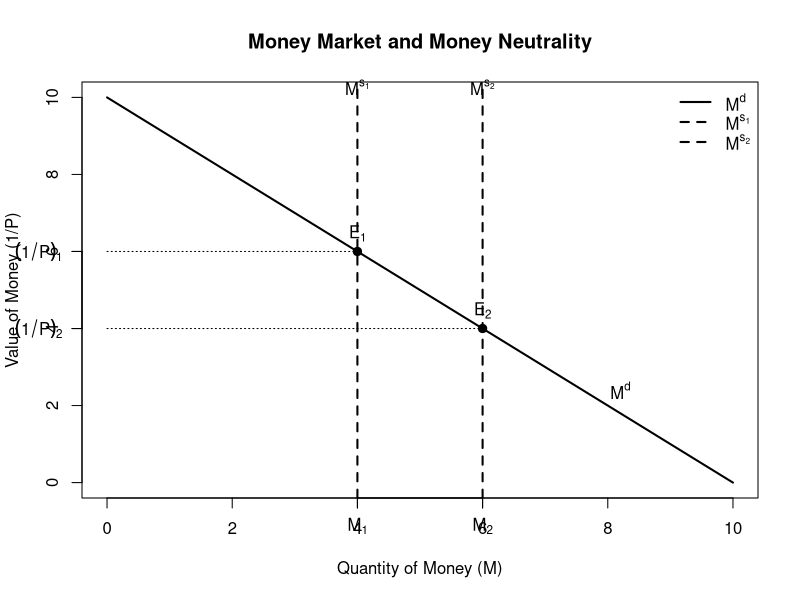

R code for this plot:
## ---- chunk 1
#| label: fig-money-neutrality
#| fig-cap: "Money market equilibrium determines the value of money (1/P). Money demand (Md) slopes downward in 1/P and money supply (Ms) is fixed exogenously. An increase in money supply from M1 to M2 shifts Ms rightward, lowering the equilibrium value of money from (1/P)1 to (1/P)2 (equivalently, raising P)."
#| fig-alt: "Money market diagram with downward-sloping money demand in 1/P and vertical money supply shifting right from M1 to M2, reducing 1/P."
#| fig-width: 7
#| fig-height: 4.8

# Base R textbook-style diagram (no external packages)

# Money demand: (1/P) = a - b*M  (downward sloping)
a <- 10
b <- 1

# Money supplies
M1 <- 4
M2 <- 6

# Range for plotting
Mmax <- 10
M <- seq(0, Mmax, length.out = 400)
val_money <- a - b*M

# Equilibria (intersections with Md)
V1 <- a - b*M1   # (1/P)1
V2 <- a - b*M2   # (1/P)2

# Plot demand curve
plot(
  x = M, y = val_money, type = "l",
  xlim = c(0, Mmax), ylim = c(0, a),
  xlab = "Quantity of Money (M)",
  ylab = "Value of Money (1/P)",
  main = "Money Market and Money Neutrality",
  lwd = 2
)

# Money supply lines
abline(v = M1, lty = 2, lwd = 2)
abline(v = M2, lty = 2, lwd = 2)

# Mark equilibria
points(M1, V1, pch = 19, cex = 1.1)
points(M2, V2, pch = 19, cex = 1.1)

# Labels for equilibria
text(M1, V1, labels = expression(E[1]), pos = 3, xpd = NA)
text(M2, V2, labels = expression(E[2]), pos = 3, xpd = NA)

# Axis annotations for M1, M2
axis(1, at = c(M1, M2), labels = c(expression(M[1]), expression(M[2])), tick = TRUE)

# Optional dashed horizontals to show (1/P)1 and (1/P)2
segments(0, V1, M1, V1, lty = 3)
segments(0, V2, M2, V2, lty = 3)
axis(2, at = c(V1, V2), labels = c(expression((1/P)[1]), expression((1/P)[2])), las = 1)

# Curve and line labels
text(8.2, a - b*8.2 + 0.6, labels = expression(M^d), xpd = NA)
text(M1, a*0.98, labels = expression(M^s[1]), pos = 3, xpd = NA)
text(M2, a*0.98, labels = expression(M^s[2]), pos = 3, xpd = NA)

# Legend (simple, top-right)
legend(
  "topright",
  legend = c(expression(M^d), expression(M^s[1]), expression(M^s[2])),
  lty = c(1, 2, 2),
  lwd = c(2, 2, 2),
  bty = "n"
)
